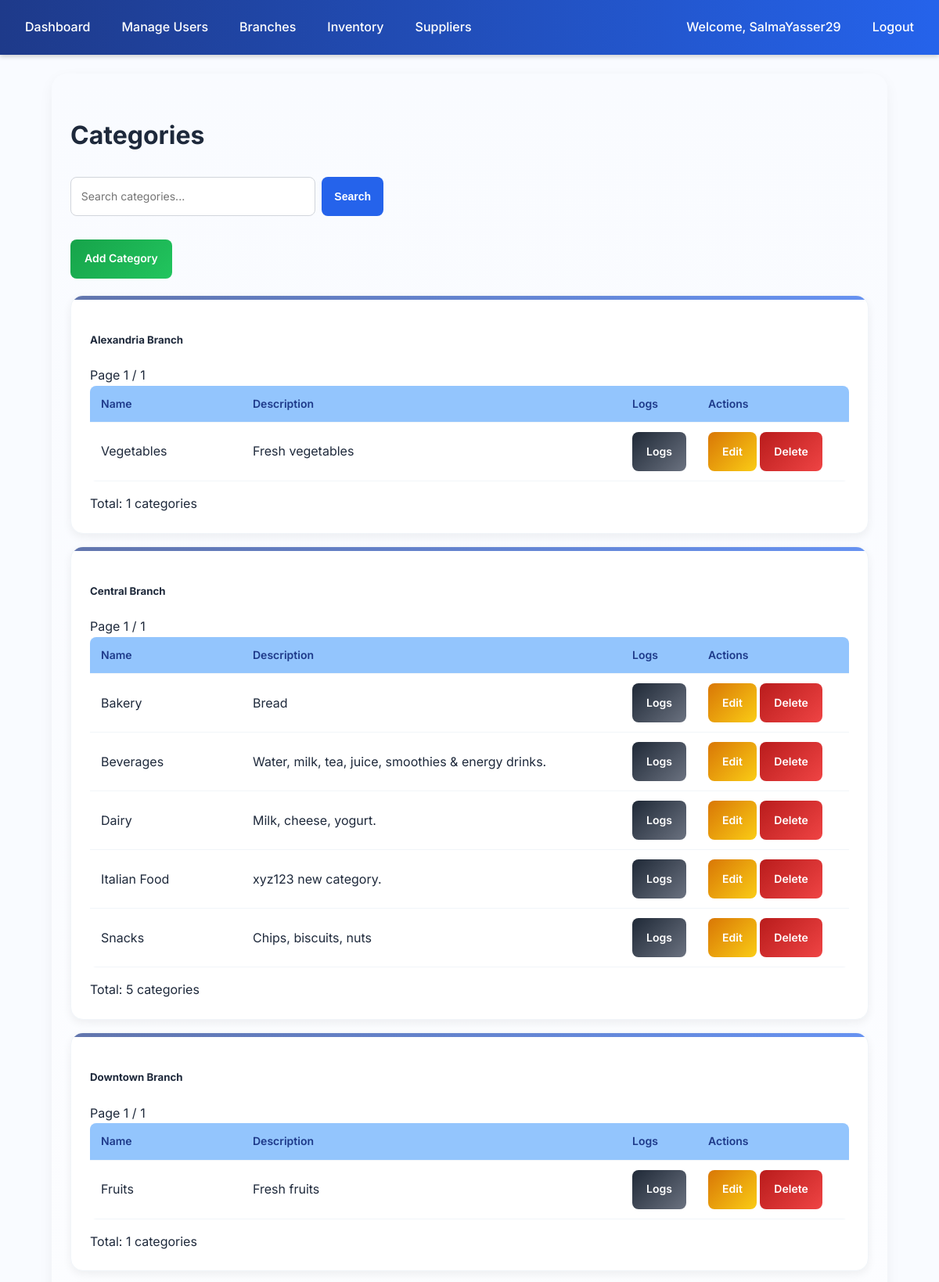
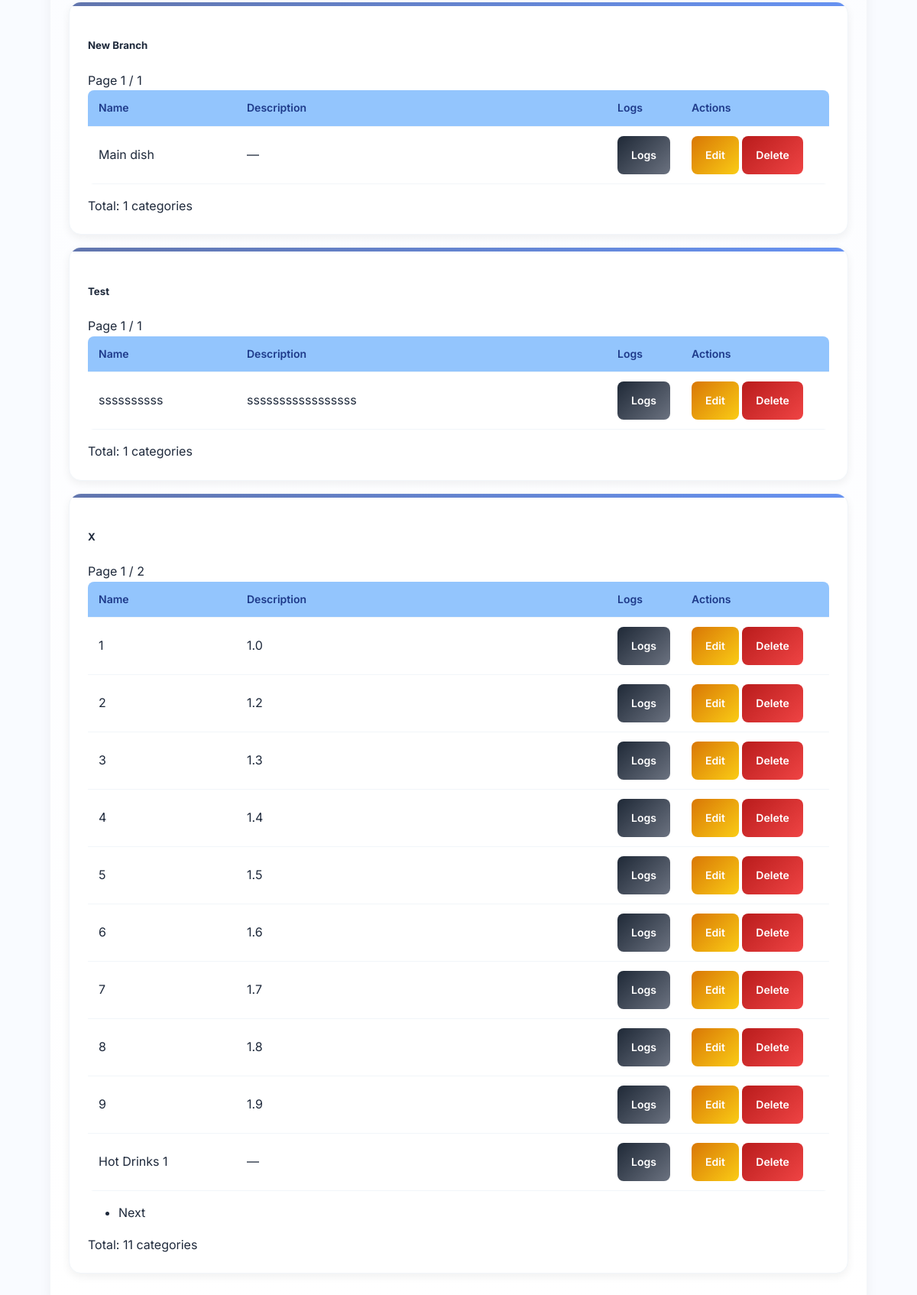
The app's page /inventory/categories/ (signed in) with its own data (2 pictures, top to bottom).
### accounts/models.py (models this page shows, shortened)
class User(AbstractUser):
    ROLE_CHOICES = (
        ('admin', 'Admin'),
        ('manager', 'Manager'),
        ('cashier', 'Cashier'),
    )
    role = models.CharField(max_length=20, choices=ROLE_CHOICES, default='cashier')
    branch = models.ForeignKey('branches.Branch', null=True, blank=True, on_delete=models.SET_NULL)
    added_by = models.ForeignKey(
        'self', null=True, blank=True, on_delete=models.SET_NULL, related_name='added_users'
    )
    profile_image = models.ImageField(upload_to="profiles/", null=True, blank=True)

### branches/models.py (models this page shows, shortened)
class Branch(models.Model):
    name = models.CharField(max_length=100)
    address = models.TextField(blank=True, null=True)
    city = models.CharField(max_length=50, blank=True, null=True)
    phone = models.CharField(max_length=20, blank=True, null=True)
    email = models.EmailField(blank=True, null=True)
    website = models.URLField(blank=True, null=True)

### inventory/models.py (models this page shows, shortened)
class Category(models.Model):
    name = models.CharField(max_length=100)
    branch = models.ForeignKey(Branch, on_delete=models.CASCADE)
    description = models.TextField(blank=True, null=True)
    class Meta:
        unique_together = ('name', 'branch')
        ordering = ['name']

### inventory/views.py (the view, shortened to what this page needs)
# urls.py: path("categories/", views.category_list, name="category_list"),
@login_required
def category_list(request):
    query = request.GET.get("q", "")
    if is_superuser(request.user):
        categories = Category.objects.select_related("branch").all()
    elif is_admin(request.user):
        categories = Category.objects.filter(branch=request.user.branch).select_related("branch")
    else:
        return redirect("accounts:dashboard")
    if query:
        categories = categories.filter(
            Q(name__icontains=query) |
            Q(description__icontains=query) |
            Q(branch__name__icontains=query)
        )
    categories = categories.order_by("branch__name", "name")
    branches = OrderedDict()
    for branch in categories.values_list("branch", flat=True).distinct():
        branch_cats = categories.filter(branch=branch)
        page_number = request.GET.get(f"page_{branch}", 1)
        paginator = Paginator(branch_cats, 10)
        page_obj = paginator.get_page(page_number)
        branches[branch_cats.first().branch] = page_obj
    return render(request, "inventory/categories/list.html", {
        "branches": branches,
        "query": query,
    })

### inventory/views.py (called while the page is built)
def is_superuser(user):
    return user.is_superuser

### inventory/templates/inventory/categories/list.html (shortened to what this page needs)
{% extends "accounts/layout.html" %}
{% load static %}
{% block content %}
<div class="d-flex justify-content-between align-items-center flex-wrap mb-3">
    <h1 class="mb-2">Categories</h1>
    <div class="d-flex align-items-center mb-3 flex-wrap gap-2">
        <form id="searchForm" class="search-bar-wrapper">
            <input type="text" name="q" id="searchInput" value="{{ query }}"
                  placeholder="Search categories..." class="search-input">
            <button type="submit" class="search-btn">
                Search
            </button>
        </form>
        {% if user.is_superuser or user.role == "admin" %}
            <a href="{% url 'inventory:category_create' %}" class="btn btn-success" style="margin-bottom: 1.5em;">
                Add Category
            </a>
        {% endif %}
    </div>
</div>
<div id="categoriesContainer">
    {% include "inventory/categories/_categories_table.html" %}
</div>
{% endblock %}

### accounts/templates/accounts/layout.html (shortened to what this page needs)
{% load static %}
<!DOCTYPE html>
<html lang="en">
<head>
    <link rel="stylesheet" href="{% static 'css/styles.css' %}">
    <link rel="stylesheet" href="https://cdn.jsdelivr.net/npm/bootstrap-icons@1.11.1/font/bootstrap-icons.css">
</head>
<body>
    {% if user.is_authenticated and request.resolver_match.url_name != "login" %}
        <nav class="navbar">
            <a href="{% url 'accounts:dashboard' %}">Dashboard</a>
            {% if user.is_superuser %}
                <a href="{% url 'accounts:manage_users' %}">Manage Users</a>
                <a href="{% url 'branches:index' %}">Branches</a>
                <a href="{% url 'inventory:index' %}">Inventory</a>
                <a href="{% url 'inventory:supplier_list' %}?branch={{ user.branch.id }}">Suppliers</a>
            {% elif user.role == "manager" %}
                <a href="{% url 'reports:dashboard' %}?branch={{ user.branch.id }}">Reports</a>
            {% elif user.role == "cashier" %}
                <a href="{% url 'customers:index' %}?branch={{ user.branch.id }}">Customers</a>
                <a href="{% url 'sales:pos' %}?branch={{ user.branch.id }}">Sales</a>
            {% endif %}
            <span class="navbar-text" style="margin-left: auto;">
                <a href="{% url 'accounts:profile' %}">Welcome, {{ user.get_full_name|default:user.username }}</a>
            </span>
            <a href="{% url 'accounts:logout' %}">Logout</a>
        </nav>
    {% endif %}
    <main class="container">
        {% block content %}{% endblock %}
    </main>
</body>
</html>

### inventory/templates/inventory/categories/_categories_table.html (shortened to what this page needs)
{% if branches %}
  {% for branch, page_obj in branches.items %}
    <div class="card mb-4 shadow-sm">
      <div class="card-header bg-primary text-white d-flex justify-content-between align-items-center">
        <h5 class="mb-0">{{ branch.name }}</h5>
        <span class="badge bg-light text-dark">Page {{ page_obj.number }} / {{ page_obj.paginator.num_pages }}</span>
      </div>
      <div class="card-body p-0">
        <div class="table-responsive">
          <table class="table table-hover table-striped mb-0 align-middle">
            <colgroup>
              <col style="width: 20%;">
              <col style="width: 50%;">
              <col style="width: 10%;">
              <col style="width: 20%;">
            </colgroup>
            <thead class="table-light">
              <tr>
                <th>Name</th>
                <th>Description</th>
                <th>Logs</th>
                <th>Actions</th>
              </tr>
            </thead>
            <tbody>
              {% for category in page_obj %}
                <tr>
                  <td>{{ category.name }}</td>
                  <td>{{ category.description|default:"—" }}</td>
                  <td>
                    <a href="{% url 'inventory:logs_list' 'Category' category.id %}"
                       class="btn btn-sm btn-secondary">
                      Logs
                    </a>
                  </td>
                  <td>
                    {% if user.is_superuser %}
                      <a href="{% url 'inventory:category_edit' category.pk %}" class="btn btn-sm btn-warning me-1">
                        Edit
                      </a>
                      <a href="{% url 'inventory:category_delete' category.pk %}" class="btn btn-sm btn-danger">
                        Delete
                      </a>
                    {% else %}
                      <span class="text-muted">—</span>
                    {% endif %}
                  </td>
                </tr>
              {% empty %}
                <tr>
                  <td colspan="4" class="text-center text-muted">No categories found for this branch.</td>
                </tr>
              {% endfor %}
            </tbody>
          </table>
        </div>
      </div>
      <div class="card-footer d-flex justify-content-between align-items-center flex-wrap">
        <div>
          <nav aria-label="Page navigation">
            <ul class="pagination pagination-sm mb-0">
              {% if page_obj.has_next %}
                <li class="page-item">
                  <a class="page-link ajax-page" href="?page_{{ branch.id }}={{ page_obj.next_page_number }}{% if query %}&q={{ query }}{% endif %}">Next</a>
                </li>
              {% endif %}
            </ul>
          </nav>
        </div>
        <span class="text-muted small">Total: {{ page_obj.paginator.count }} categories</span>
      </div>
    </div>
  {% endfor %}
{% else %}
  <p class="text-center text-muted">No categories found.</p>
{% endif %}

### accounts/static/css/styles.css (style rules this page uses)
:root { --blue-dark: #1e3a8a; --blue: #2563eb; --blue-light: #3b82f6; --blue-lighter: #60a5fa; --blue-soft: #93c5fd; --red-dark: #b91c1c; --red: #ef4444; --red-light: #f87171; --green-dark: #15803d; --green: #16a34a; --green-light: #22c55e; --green-lighter: #4ade80; --green-soft: #bbf7d0; --teal-dark: #0f766e; --teal: #14b8a6; --teal-light: #2dd4bf; --teal-lighter: #5eead4; --teal-soft: #ccfbf1; --yellow-dark: #d97706; --yellow: #facc15; --yellow-light: #fde047; --gray-dark: #1f2937; --gray: #6b7280; --gray-light: #d1d5db; --gray-lighter: #f3f4f6; --gray-soft: #e5e7eb; --bg-light: #f9fbff; --text-dark: #1e293b; --text-muted: #64748b; }
body { font-family: "Inter", sans-serif; background: var(--bg-light); color: var(--text-dark); margin: 0; line-height: 1.6; }
a { text-decoration: none; color: inherit; }
.navbar { background: linear-gradient(90deg, var(--blue-dark), var(--blue)); padding: 14px 20px; display: flex; gap: 16px; align-items: center; color: #fff; box-shadow: 0 2px 6px rgba(0, 0, 0, 0.2); }
.navbar a { color: #fff; padding: 8px 12px; border-radius: 6px; font-weight: 500; transition: background 0.2s, transform 0.2s; }
.container { max-width: 85%; margin: 24px auto; padding: 32px 24px; background: linear-gradient(180deg, #f9fbff 0%, #ffffff 100%); border-radius: 20px; box-shadow: 0 6px 18px rgba(0, 0, 0, 0.05); animation: fadeIn 0.6s ease-in-out; }
button, .btn-primary, .btn-secondary, .btn-danger, .btn-warning, .btn-success, .btn-info { display: inline-flex; align-items: center; justify-content: center; height: 50px; padding: 0 18px; border-radius: 8px; font-weight: 600; cursor: pointer; transition: background 0.3s, transform 0.2s, box-shadow 0.3s; border: none; font-size: 14px; }
.btn-secondary { background: linear-gradient(135deg, var(--gray-dark), var(--gray)); color: #fff; }
.btn-danger { background: linear-gradient(135deg, var(--red-dark), var(--red)); color: #fff; }
.btn-warning { background: linear-gradient(135deg, var(--yellow-dark), var(--yellow)); color: #fff; }
.btn-success { background: linear-gradient(135deg, var(--green), var(--green-light)); color: #fff; }
.card { background: #fff; padding: 24px; margin-bottom: 2vh; border-radius: 16px; border: 1px solid #f1f5f9; box-shadow: 0 4px 12px rgba(0, 0, 0, 0.06); transition: transform 0.2s, box-shadow 0.25s, background 0.3s; position: relative; overflow: hidden; }
.card::before { content: ""; position: absolute; top: 0; left: 0; height: 5px; width: 100%; background: linear-gradient(90deg, var(--blue-dark), var(--blue)); border-radius: 16px 16px 0 0; opacity: 0.7; transition: opacity 0.3s; }
input, select { font-family: inherit; font-size: 14px; padding: 10px 12px; margin: 6px 0; border: 1px solid #e2e8f0; border-radius: 6px; transition: border-color 0.2s, box-shadow 0.2s; box-sizing: border-box; display: block; width: 100%; }
button { background: var(--blue); color: #fff; font-weight: 600; cursor: pointer; }
table { width: 100%; border-collapse: collapse; background: #fff; border-radius: 8px; overflow: hidden; }
th, td { padding: 12px 14px; border-bottom: 1px solid #f1f5f9; text-align: left; }
th { background: var(--blue-soft); font-weight: 600; color: var(--blue-dark); font-size: 14px; }
.search-bar-wrapper { display: flex; align-items: center; gap: 8px; max-width: 400px; width: 100%; margin-bottom: 1.5rem; }
.search-bar-wrapper .search-input { flex: 1; height: 50px; padding: 0.6rem 0.8rem; border-radius: 8px; border: 1px solid #d1d5db; transition: box-shadow 0.3s, border 0.3s; }
.search-bar-wrapper .search-btn { padding: 0.55rem 1rem; border-radius: 8px; border: none; background: var(--blue); color: #fff; cursor: pointer; font-weight: 600; transition: background 0.3s, transform 0.2s, box-shadow 0.3s; }
.pagination .page-link { border-radius: 8px; transition: all 0.2s; }

### records on screen
User: get_full_name "SalmaYasser29"
Branch: name "Alexandria Branch", number "1", paginator.num_pages "1", paginator.count "1"
Category: name "Vegetables", description "Fresh vegetables"
Branch: name "Central Branch", number "1", paginator.num_pages "1", paginator.count "5"
Category: name "Bakery", description "Bread"
Category: name "Beverages", description "Water, milk, tea, juice, smoothies & energy drinks."
Category: name "Dairy", description "Milk, cheese, yogurt."
Category: name "Italian Food", description "xyz123 new category."
Category: name "Snacks", description "Chips, biscuits, nuts"
Branch: name "Downtown Branch", number "1", paginator.num_pages "1", paginator.count "1"
Category: name "Fruits", description "Fresh fruits"
Branch: name "New Branch", number "1", paginator.num_pages "1", paginator.count "1"
Category: name "Main dish", description "—"
Branch: name "Test", number "1", paginator.num_pages "1", paginator.count "1"
Category: name "ssssssssss", description "sssssssssssssssss"
Branch: name "X", number "1", paginator.num_pages "2", paginator.count "11"
Category: name "1", description "1.0"
Category: name "2", description "1.2"
Category: name "3", description "1.3"
Category: name "4", description "1.4"
Category: name "5", description "1.5"
Category: name "6", description "1.6"
Category: name "7", description "1.7"
Category: name "8", description "1.8"
Category: name "9", description "1.9"
Category: name "Hot Drinks 1", description "—"
